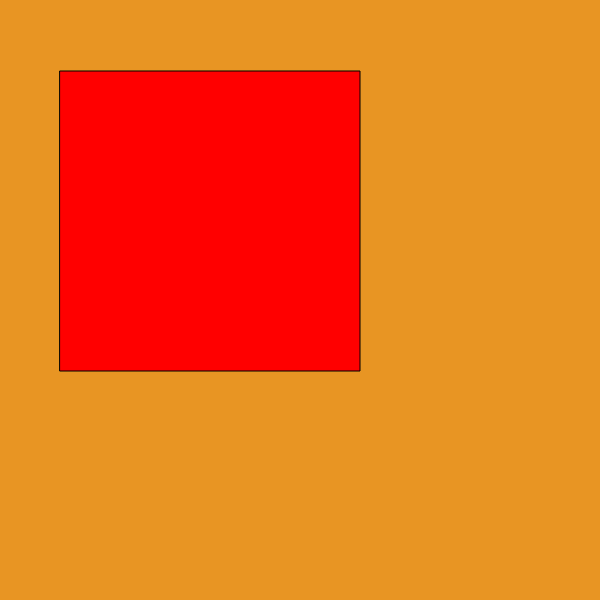
Frame 1 (no input)
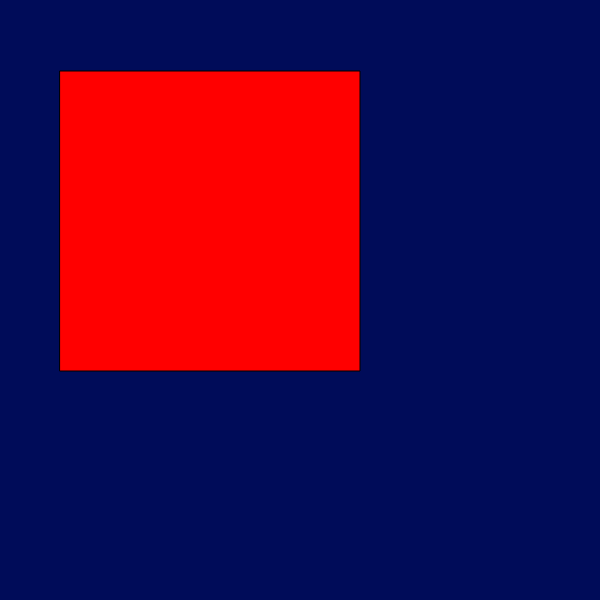
Frame 60 (no input)
Frame 120 (the mouse pressed at the canvas centre since frame 60): identical to frame 60, image omitted

The p5.js sketch that drew these frames (run headless with seeded random() and noise() and a simulated clock; from frame 60 on, the mouse is pressed at the canvas centre):

// p5.js sketch
// ── sketch.js
//mouseClicked code

var value = 0;

function setup() {
 createCanvas(600, 600)
}

function draw() {
  background(232,149,35);
  colorMode(HSB);
  fill(value,100,100);
  rect(60,71,300,300);
}
function mouseClicked() {
  if (value == 0) {
    value = 255;
  } else {
    value = 0;
  }
}
